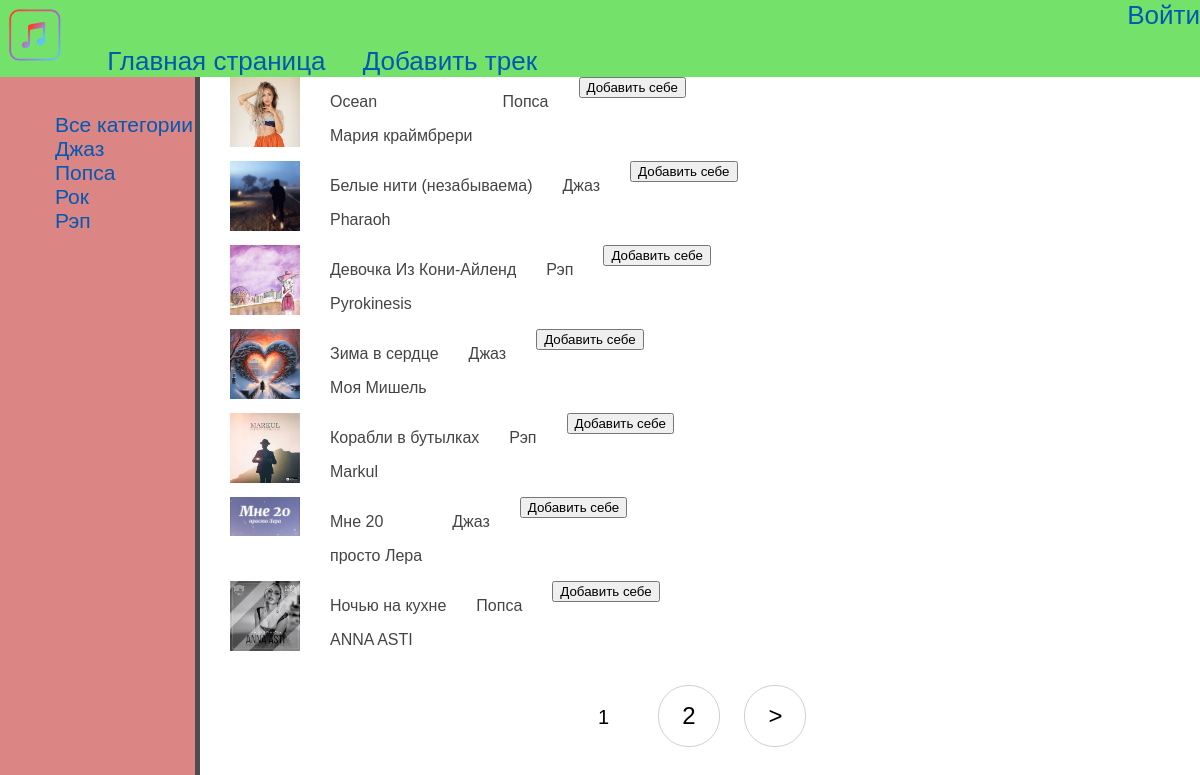
The app's page /, older data.
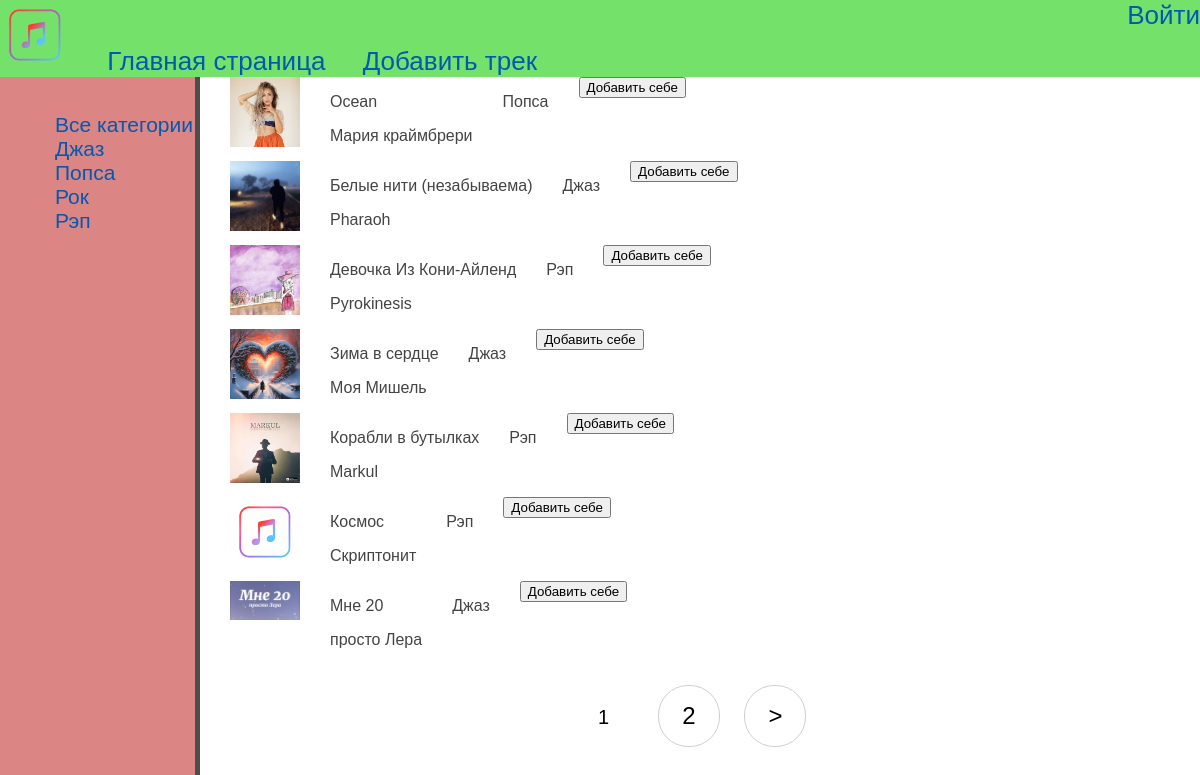
The same page, newer data.
### main/models.py (models this page shows, shortened)
class Categories(models.Model):
    title = models.CharField(
        max_length=32,
        verbose_name='Название'
    )
    slug = models.SlugField(
        max_length=32,
        verbose_name='слаг',
        unique=True
    )
    def __str__(self):
        return self.title
    def get_absolute_url(self):
        return reverse('main:category', kwargs={'cat_slug': self.slug})
    class Meta:
        verbose_name = 'Категория'
        verbose_name_plural = 'Категории'
        ordering = ['title']

class Music(models.Model):
    title = models.CharField(
        max_length=32,
        verbose_name='Название'
    )
    author = models.CharField(
        max_length=32,
        verbose_name='Автор'
    )
    slug = models.SlugField(
        max_length=32,
        verbose_name='слаг',
        unique=True,
        blank=True
    )
    image = models.ImageField(
        upload_to='photos/%Y/%m/%d',
        verbose_name='Постер',
        blank=True
    )
    soundfile = models.FileField(
        upload_to='sound/%Y/%m/%d',
        verbose_name='Трек',
        blank=True,
        db_index=True
    )
    cat = models.ForeignKey(
        Categories,
        verbose_name='Категория',
        on_delete=models.CASCADE,
        blank=True
    )
    class Meta:
        verbose_name = 'Трек'
        verbose_name_plural = 'Треки'
        ordering = ['title']

### main/views.py (the view)
# urls.py: path('', MusicHome.as_view(), name='home'),
class MusicHome(DataMixin, ListView):
    model = Music
    template_name = 'main/index.html'
    context_object_name = 'posts'
    def get_context_data(self, *, object_list=None, **kwargs):
        context = super().get_context_data(**kwargs)
        context2 = self.get_user_context(title='Главная страница')
        return context | context2

### main/utils.py (called while the page is built)
    def get_user_context(self, **kwargs):
        context = kwargs
        context['menu'] = menu
        context['cats'] = Categories.objects.all()
        return context

### templates/main/index.html (shortened to what this page needs)
{% extends 'base.html' %}
{% load static %}
{% block content %}
        {% for i in posts %}
        <div class="track">
            {% if i.image %}
            <span class="zapis"><img src="{{ i.image.url }}" alt="#"></span>
            {% else %}
            <span class="zapis"><img src="{% static 'img/logo.png' %}" alt="#"></span>
            {% endif %}
            <span class="zapis">
                <p>{{ i.title }}</p>
                <p>{{ i.author }}</p>
            </span>
            <span class="zapis"><p>{{ i.cat }}</p></span>
            <span class="zapis">
                <form action="{% url 'myaudio:music_add' i.id %}" method="post">
                    <input type="submit" value="Добавить себе">
                </form>
            </span>
        </div>
        {% endfor %}
{% endblock %}

### templates/base.html (shortened to what this page needs)
{% load static %}
<!DOCTYPE html>
<html lang="en">
<head>
    <link rel="stylesheet" href="{% static 'css/style.css' %}">
</head>
<body>
{% block header %}
<header>
    <div class="left-menu">
        <span><a href="{% url 'main:home' %}"><img src="{% static 'img/logo.png' %}" alt="logo"></a></span>
        {% for i in menu %}
        <span style="margin-left: 30px;"><a href="{% url i.url_name %}">{{ i.title }}</a></span>
        {% endfor %}
    </div>
    <div class="right-menu">
        {% if request.user.is_authenticated %}
        <span><a href="{% url 'register:profile' %}">{{ user.username }}</a> | <a href="{% url 'register:logout' %}">Выйти</a></span>
        {% else %}
        <span><a href="{% url 'register:login' %}">Войти</a></span>
        {% endif %}
    </div>
</header>
{% endblock %}
{% block aside %}
<aside>
    <ul>
        <li><a href="{% url 'main:home' %}">Все категории</a></li>
        {% for i in cats %}
            <li><a href="{{ i.get_absolute_url }}">{{ i.title }}</a></li>
        {% endfor %}
    </ul>
</aside>
{% endblock %}
{% block content %}
{% endblock %}
{% if page_obj.has_other_pages %}
<nav class="list-pages">
    <ul>
    {% for p in paginator.page_range %}
        {% if page_obj.number == p %}
        <li class="page-num page-num-selected">{{ p }}</li>
        {% elif p >= page_obj.number|add:-1 and p <= page_obj.number|add:1 %}
        <li class="page-num"><a href="?page={{ p }}">{{ p }}</a></li>
        {% endif %}
    {% endfor %}
    {% if page_obj.has_next %}
    <li class="page-num"><a href="?page={{ page_obj.next_page_number }}">&gt;</a></li>
    {% endif %}
    </ul>
</nav>
{% endif %}
</body>
</html>

Row changes from the older to the newer data that the page shows:
no longer on this page (row unchanged): Music: image (picture), title "Ночью на кухне", author "ANNA ASTI", cat "Попса"
added Music: title "Космос", author "Скриптонит", cat "Рэп"
